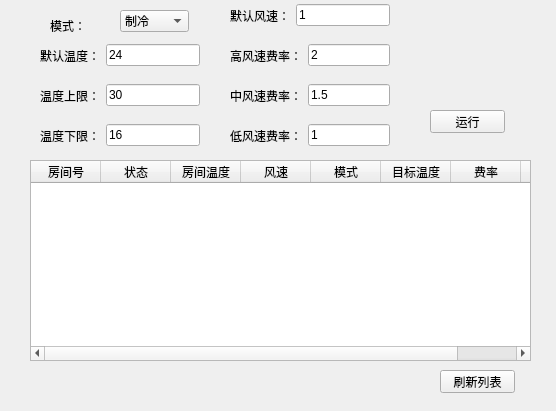
<?xml version="1.0" encoding="UTF-8"?>
<ui version="4.0">
 <class>Admin</class>
 <widget class="QWidget" name="Admin">
  <property name="geometry">
   <rect>
    <x>0</x>
    <y>0</y>
    <width>556</width>
    <height>411</height>
   </rect>
  </property>
  <property name="windowTitle">
   <string>Form</string>
  </property>
  <widget class="QTableWidget" name="tableWidget">
   <property name="geometry">
    <rect>
     <x>30</x>
     <y>160</y>
     <width>501</width>
     <height>201</height>
    </rect>
   </property>
   <attribute name="horizontalHeaderDefaultSectionSize">
    <number>70</number>
   </attribute>
   <column>
    <property name="text">
     <string>房间号</string>
    </property>
   </column>
   <column>
    <property name="text">
     <string>状态</string>
    </property>
   </column>
   <column>
    <property name="text">
     <string>房间温度</string>
    </property>
   </column>
   <column>
    <property name="text">
     <string>风速</string>
    </property>
   </column>
   <column>
    <property name="text">
     <string>模式</string>
    </property>
   </column>
   <column>
    <property name="text">
     <string>目标温度</string>
    </property>
   </column>
   <column>
    <property name="text">
     <string>费率</string>
    </property>
   </column>
   <column>
    <property name="text">
     <string>Duration</string>
    </property>
   </column>
  </widget>
  <widget class="QWidget" name="horizontalLayoutWidget">
   <property name="geometry">
    <rect>
     <x>40</x>
     <y>40</y>
     <width>160</width>
     <height>31</height>
    </rect>
   </property>
   <layout class="QHBoxLayout" name="horizontalLayout">
    <item>
     <widget class="QLabel" name="label">
      <property name="text">
       <string>默认温度：</string>
      </property>
     </widget>
    </item>
    <item>
     <widget class="QLineEdit" name="lineEditDefTemp">
      <property name="text">
       <string>24</string>
      </property>
     </widget>
    </item>
   </layout>
  </widget>
  <widget class="QWidget" name="horizontalLayoutWidget_2">
   <property name="geometry">
    <rect>
     <x>40</x>
     <y>80</y>
     <width>160</width>
     <height>31</height>
    </rect>
   </property>
   <layout class="QHBoxLayout" name="horizontalLayout_2">
    <item>
     <widget class="QLabel" name="label_2">
      <property name="text">
       <string>温度上限：</string>
      </property>
     </widget>
    </item>
    <item>
     <widget class="QLineEdit" name="lineEditMaxTemp">
      <property name="text">
       <string>30</string>
      </property>
     </widget>
    </item>
   </layout>
  </widget>
  <widget class="QWidget" name="horizontalLayoutWidget_3">
   <property name="geometry">
    <rect>
     <x>40</x>
     <y>120</y>
     <width>160</width>
     <height>31</height>
    </rect>
   </property>
   <layout class="QHBoxLayout" name="horizontalLayout_3">
    <item>
     <widget class="QLabel" name="label_3">
      <property name="text">
       <string>温度下限：</string>
      </property>
     </widget>
    </item>
    <item>
     <widget class="QLineEdit" name="lineEditMinTemp">
      <property name="text">
       <string>16</string>
      </property>
     </widget>
    </item>
   </layout>
  </widget>
  <widget class="QPushButton" name="pushButtonConfig">
   <property name="geometry">
    <rect>
     <x>430</x>
     <y>110</y>
     <width>75</width>
     <height>23</height>
    </rect>
   </property>
   <property name="text">
    <string>运行</string>
   </property>
  </widget>
  <widget class="QWidget" name="horizontalLayoutWidget_4">
   <property name="geometry">
    <rect>
     <x>230</x>
     <y>120</y>
     <width>160</width>
     <height>31</height>
    </rect>
   </property>
   <layout class="QHBoxLayout" name="horizontalLayout_4">
    <item>
     <widget class="QLabel" name="label_4">
      <property name="text">
       <string>低风速费率：</string>
      </property>
     </widget>
    </item>
    <item>
     <widget class="QLineEdit" name="lineEditLowFee">
      <property name="text">
       <string>1</string>
      </property>
     </widget>
    </item>
   </layout>
  </widget>
  <widget class="QWidget" name="horizontalLayoutWidget_5">
   <property name="geometry">
    <rect>
     <x>230</x>
     <y>40</y>
     <width>160</width>
     <height>31</height>
    </rect>
   </property>
   <layout class="QHBoxLayout" name="horizontalLayout_5">
    <item>
     <widget class="QLabel" name="label_5">
      <property name="text">
       <string>高风速费率：</string>
      </property>
     </widget>
    </item>
    <item>
     <widget class="QLineEdit" name="lineEditHighFee">
      <property name="text">
       <string>2</string>
      </property>
     </widget>
    </item>
   </layout>
  </widget>
  <widget class="QWidget" name="horizontalLayoutWidget_6">
   <property name="geometry">
    <rect>
     <x>230</x>
     <y>80</y>
     <width>160</width>
     <height>31</height>
    </rect>
   </property>
   <layout class="QHBoxLayout" name="horizontalLayout_6">
    <item>
     <widget class="QLabel" name="label_6">
      <property name="text">
       <string>中风速费率：</string>
      </property>
     </widget>
    </item>
    <item>
     <widget class="QLineEdit" name="lineEditMidFee">
      <property name="text">
       <string>1.5</string>
      </property>
     </widget>
    </item>
   </layout>
  </widget>
  <widget class="QPushButton" name="pushButtonRefreshInfo">
   <property name="geometry">
    <rect>
     <x>440</x>
     <y>370</y>
     <width>75</width>
     <height>23</height>
    </rect>
   </property>
   <property name="text">
    <string>刷新列表</string>
   </property>
  </widget>
  <widget class="QComboBox" name="comboBoxMode">
   <property name="geometry">
    <rect>
     <x>120</x>
     <y>10</y>
     <width>69</width>
     <height>22</height>
    </rect>
   </property>
   <item>
    <property name="text">
     <string>制冷</string>
    </property>
   </item>
   <item>
    <property name="text">
     <string>制热</string>
    </property>
   </item>
  </widget>
  <widget class="QLabel" name="label_7">
   <property name="geometry">
    <rect>
     <x>50</x>
     <y>20</y>
     <width>54</width>
     <height>12</height>
    </rect>
   </property>
   <property name="text">
    <string>模式：</string>
   </property>
  </widget>
  <widget class="QWidget" name="horizontalLayoutWidget_7">
   <property name="geometry">
    <rect>
     <x>230</x>
     <y>0</y>
     <width>160</width>
     <height>31</height>
    </rect>
   </property>
   <layout class="QHBoxLayout" name="horizontalLayout_7">
    <item>
     <widget class="QLabel" name="label_8">
      <property name="text">
       <string>默认风速：</string>
      </property>
     </widget>
    </item>
    <item>
     <widget class="QLineEdit" name="lineEditDefWndSpd">
      <property name="text">
       <string>1</string>
      </property>
     </widget>
    </item>
   </layout>
  </widget>
 </widget>
 <resources/>
 <connections/>
</ui>
